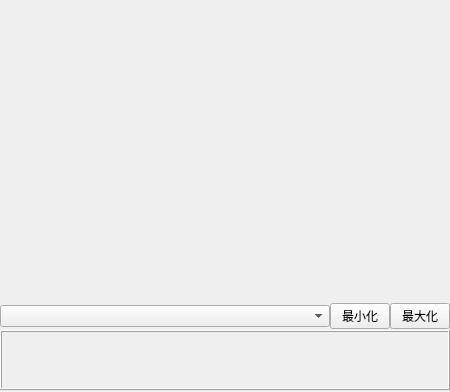
<?xml version="1.0" encoding="UTF-8"?>
<ui version="4.0">
 <class>TabPage</class>
 <widget class="QWidget" name="TabPage">
  <property name="geometry">
   <rect>
    <x>0</x>
    <y>0</y>
    <width>450</width>
    <height>383</height>
   </rect>
  </property>
  <property name="sizePolicy">
   <sizepolicy hsizetype="Preferred" vsizetype="Preferred">
    <horstretch>0</horstretch>
    <verstretch>0</verstretch>
   </sizepolicy>
  </property>
  <property name="windowTitle">
   <string>Form</string>
  </property>
  <layout class="QVBoxLayout" name="verticalLayout" stretch="1,0,0">
   <property name="spacing">
    <number>1</number>
   </property>
   <property name="leftMargin">
    <number>0</number>
   </property>
   <property name="topMargin">
    <number>0</number>
   </property>
   <property name="rightMargin">
    <number>0</number>
   </property>
   <property name="bottomMargin">
    <number>2</number>
   </property>
   <item>
    <widget class="QFrame" name="textWidget">
     <property name="sizePolicy">
      <sizepolicy hsizetype="Expanding" vsizetype="Expanding">
       <horstretch>0</horstretch>
       <verstretch>0</verstretch>
      </sizepolicy>
     </property>
     <property name="minimumSize">
      <size>
       <width>0</width>
       <height>300</height>
      </size>
     </property>
     <property name="frameShape">
      <enum>QFrame::Box</enum>
     </property>
     <property name="frameShadow">
      <enum>QFrame::Raised</enum>
     </property>
     <property name="lineWidth">
      <number>0</number>
     </property>
     <layout class="QGridLayout" name="textWidgetLayout">
      <property name="leftMargin">
       <number>0</number>
      </property>
      <property name="topMargin">
       <number>0</number>
      </property>
      <property name="rightMargin">
       <number>0</number>
      </property>
      <property name="bottomMargin">
       <number>0</number>
      </property>
      <property name="spacing">
       <number>0</number>
      </property>
     </layout>
    </widget>
   </item>
   <item>
    <layout class="QHBoxLayout" name="horizontalLayout" stretch="1,0,0">
     <property name="spacing">
      <number>0</number>
     </property>
     <property name="topMargin">
      <number>2</number>
     </property>
     <item>
      <widget class="QComboBox" name="comboBox">
       <property name="minimumSize">
        <size>
         <width>300</width>
         <height>0</height>
        </size>
       </property>
      </widget>
     </item>
     <item>
      <widget class="QPushButton" name="minimizeBtn">
       <property name="maximumSize">
        <size>
         <width>60</width>
         <height>16777215</height>
        </size>
       </property>
       <property name="text">
        <string>最小化</string>
       </property>
      </widget>
     </item>
     <item>
      <widget class="QPushButton" name="maximizeBtn">
       <property name="maximumSize">
        <size>
         <width>60</width>
         <height>16777215</height>
        </size>
       </property>
       <property name="text">
        <string>最大化</string>
       </property>
      </widget>
     </item>
    </layout>
   </item>
   <item>
    <widget class="QFrame" name="fileSystemWidget">
     <property name="sizePolicy">
      <sizepolicy hsizetype="Expanding" vsizetype="MinimumExpanding">
       <horstretch>0</horstretch>
       <verstretch>0</verstretch>
      </sizepolicy>
     </property>
     <property name="minimumSize">
      <size>
       <width>250</width>
       <height>60</height>
      </size>
     </property>
     <property name="frameShape">
      <enum>QFrame::Box</enum>
     </property>
     <property name="frameShadow">
      <enum>QFrame::Raised</enum>
     </property>
     <property name="lineWidth">
      <number>1</number>
     </property>
     <layout class="QGridLayout" name="fileSystemWidgetLayout">
      <property name="leftMargin">
       <number>0</number>
      </property>
      <property name="topMargin">
       <number>0</number>
      </property>
      <property name="rightMargin">
       <number>0</number>
      </property>
      <property name="bottomMargin">
       <number>0</number>
      </property>
      <property name="spacing">
       <number>0</number>
      </property>
     </layout>
    </widget>
   </item>
  </layout>
 </widget>
 <resources/>
 <connections/>
</ui>
